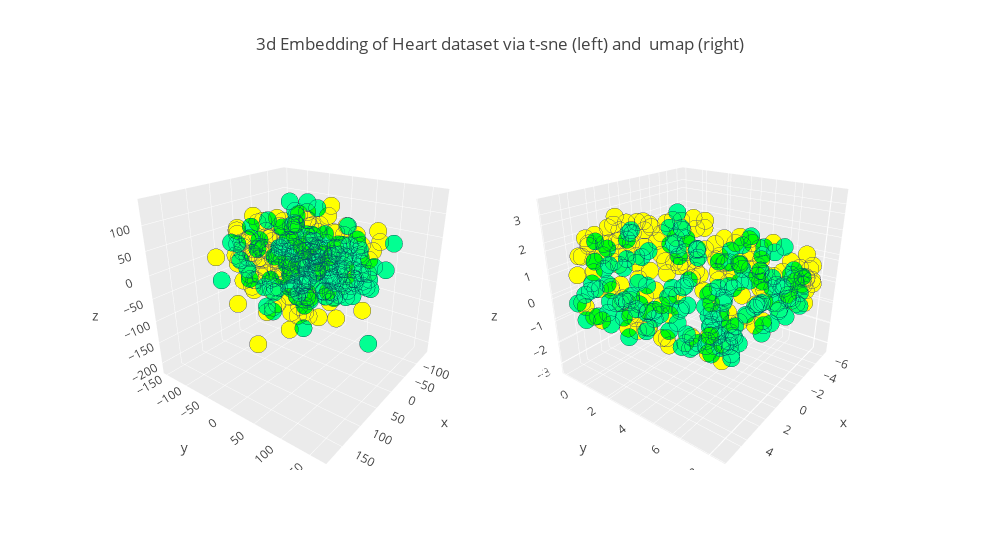

Here is the notebook cell this chart was saved with:
### Code cell
tsnet=get_trace3d(proj_3d,  cluster_colors=colors, text=tooltips)
umapt=get_trace3d(dim_reduced,  cluster_colors=colors, text=tooltips)
fig.append_trace(tsnet, 1, 1)
fig.append_trace(umapt, 1, 2)
axis3d = dict(showbackground=True,
              backgroundcolor="rgb(235, 235, 235)",
              gridcolor="rgb(255, 255, 255)",
              zerolinecolor="rgb(255, 255, 255)",
            )
for k in [1,2]:
    fig['layout']['scene{}'.format(k)].update(camera=dict(eye=dict(x=1.6, y=1.2, z=0.9)),
                                       xaxis=axis3d,
                                       yaxis=axis3d, 
                                       zaxis=axis3d,
                                       aspectratio=dict(x=1., y=1., z=0.9))
title='3d Embedding of Heart dataset via t-sne (left) and  umap (right)'
fig['layout'].update(title=title,
                     showlegend=False, 
                     width=1000,
                     height=550,
                     autosize=False)
iplot(fig)

### Figure 1 — Plotly figure (JSON) as saved in the notebook; plotly's stock layout.template omitted (floating-point values rounded to 4 significant figures; data arrays with more than 128 entries replaced by an {"elided": "..."} marker saying what was removed)
{"data": [{"hoverinfo": "text", "marker": {"color": {"elided": "302 str values"}, "line": {"color": "rgb(100,100,100)", "width": 0.5}, "size": 6}, "mode": "markers", "scene": "scene1", "text": {"elided": "302 str values"}, "type": "scatter3d", "x": {"elided": "302 float values"}, "y": {"elided": "302 float values"}, "z": {"elided": "302 float values"}}, {"hoverinfo": "text", "marker": {"color": {"elided": "302 str values"}, "line": {"color": "rgb(100,100,100)", "width": 0.5}, "size": 6}, "mode": "markers", "scene": "scene2", "text": {"elided": "302 str values"}, "type": "scatter3d", "x": {"elided": "302 float values"}, "y": {"elided": "302 float values"}, "z": {"elided": "302 float values"}}, {"hoverinfo": "text", "marker": {"color": {"elided": "302 str values"}, "line": {"color": "rgb(100,100,100)", "width": 0.5}, "size": 6}, "mode": "markers", "scene": "scene1", "text": {"elided": "302 str values"}, "type": "scatter3d", "x": {"elided": "302 float values"}, "y": {"elided": "302 float values"}, "z": {"elided": "302 float values"}}, {"hoverinfo": "text", "marker": {"color": {"elided": "302 str values"}, "line": {"color": "rgb(100,100,100)", "width": 0.5}, "size": 6}, "mode": "markers", "scene": "scene2", "text": {"elided": "302 str values"}, "type": "scatter3d", "x": {"elided": "302 float values"}, "y": {"elided": "302 float values"}, "z": {"elided": "302 float values"}}, {"hoverinfo": "text", "marker": {"color": {"elided": "302 str values"}, "line": {"color": "rgb(100,100,100)", "width": 0.5}, "size": 6}, "mode": "markers", "scene": "scene1", "text": {"elided": "302 str values"}, "type": "scatter3d", "x": {"elided": "302 float values"}, "y": {"elided": "302 float values"}, "z": {"elided": "302 float values"}}, {"hoverinfo": "text", "marker": {"color": {"elided": "302 str values"}, "line": {"color": "rgb(100,100,100)", "width": 0.5}, "size": 6}, "mode": "markers", "scene": "scene2", "text": {"elided": "302 str values"}, "type": "scatter3d", "x": {"elided": "302 float values"}, "y": {"elided": "302 float values"}, "z": {"elided": "302 float values"}}, {"hoverinfo": "text", "marker": {"color": {"elided": "302 str values"}, "line": {"color": "rgb(100,100,100)", "width": 0.5}, "size": 6}, "mode": "markers", "scene": "scene1", "text": {"elided": "302 str values"}, "type": "scatter3d", "x": {"elided": "302 float values"}, "y": {"elided": "302 float values"}, "z": {"elided": "302 float values"}}, {"hoverinfo": "text", "marker": {"color": {"elided": "302 str values"}, "line": {"color": "rgb(100,100,100)", "width": 0.5}, "size": 6}, "mode": "markers", "scene": "scene2", "text": {"elided": "302 str values"}, "type": "scatter3d", "x": {"elided": "302 float values"}, "y": {"elided": "302 float values"}, "z": {"elided": "302 float values"}}], "layout": {"autosize": false, "height": 550, "scene1": {"aspectratio": {"x": 1, "y": 1, "z": 0.9}, "camera": {"eye": {"x": 1.6, "y": 1.2, "z": 0.9}}, "domain": {"x": [0, 0.525], "y": [0, 1]}, "xaxis": {"backgroundcolor": "rgb(235, 235, 235)", "gridcolor": "rgb(255, 255, 255)", "showbackground": true, "zerolinecolor": "rgb(255, 255, 255)"}, "yaxis": {"backgroundcolor": "rgb(235, 235, 235)", "gridcolor": "rgb(255, 255, 255)", "showbackground": true, "zerolinecolor": "rgb(255, 255, 255)"}, "zaxis": {"backgroundcolor": "rgb(235, 235, 235)", "gridcolor": "rgb(255, 255, 255)", "showbackground": true, "zerolinecolor": "rgb(255, 255, 255)"}}, "scene2": {"aspectratio": {"x": 1, "y": 1, "z": 0.9}, "camera": {"eye": {"x": 1.6, "y": 1.2, "z": 0.9}}, "domain": {"x": [0.475, 1], "y": [0, 1]}, "xaxis": {"backgroundcolor": "rgb(235, 235, 235)", "gridcolor": "rgb(255, 255, 255)", "showbackground": true, "zerolinecolor": "rgb(255, 255, 255)"}, "yaxis": {"backgroundcolor": "rgb(235, 235, 235)", "gridcolor": "rgb(255, 255, 255)", "showbackground": true, "zerolinecolor": "rgb(255, 255, 255)"}, "zaxis": {"backgroundcolor": "rgb(235, 235, 235)", "gridcolor": "rgb(255, 255, 255)", "showbackground": true, "zerolinecolor": "rgb(255, 255, 255)"}}, "showlegend": false, "title": "3d Embedding of Heart dataset via t-sne (left) and  umap (right)", "width": 1000}}
